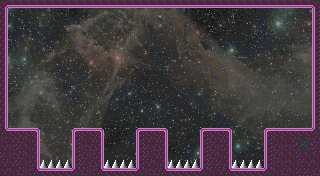

The image is a tile-based game level rendered from a .tmx file. Its description and complete source (layers, tilesets, objects, tile grids) follow:
An orthogonal 40x22 tile map with 8x8 px tiles, 1 tile layer (Player), 1 image layer and 32 objects.

<map version="1.8" tiledversion="1.8.0" orientation="orthogonal" renderorder="right-down" width="40" height="22" tilewidth="8" tileheight="8" infinite="0" backgroundcolor="#241f31" nextlayerid="4" nextobjectid="35">
 <tileset firstgid="1" source="../../purple.tsx" />
 <imagelayer id="3" name="Background">
  <image source="../../space2.png" width="320" height="176" />
 </imagelayer>
 <layer id="1" name="Player" width="40" height="22">
  <properties>
   <property name="player" type="bool" value="true" />
  </properties>
  <data encoding="csv">
37,34,34,34,34,34,34,34,34,34,34,34,34,34,34,34,34,34,34,34,34,34,34,34,34,34,34,34,34,34,34,34,34,34,34,34,34,34,34,38,
19,0,0,0,0,0,0,0,0,0,0,0,0,0,0,0,0,0,0,0,0,0,0,0,0,0,0,0,0,0,0,0,0,0,0,0,0,0,0,17,
19,0,0,0,0,0,0,0,0,0,0,0,0,0,0,0,0,0,0,0,0,0,0,0,0,0,0,0,0,0,0,0,0,0,0,0,0,0,0,17,
19,0,0,0,0,0,0,0,0,0,0,0,0,0,0,0,0,0,0,0,0,0,0,0,0,0,0,0,0,0,0,0,0,0,0,0,0,0,0,17,
19,0,0,0,0,0,0,0,0,0,0,0,0,0,0,0,0,0,0,0,0,0,0,0,0,0,0,0,0,0,0,0,0,0,0,0,0,0,0,17,
19,0,0,0,0,0,0,0,0,0,0,0,0,0,0,0,0,0,0,0,0,0,0,0,0,0,0,0,0,0,0,0,0,0,0,0,0,0,0,17,
19,0,0,0,0,0,0,0,0,0,0,0,0,0,0,0,0,0,0,0,0,0,0,0,0,0,0,0,0,0,0,0,0,0,0,0,0,0,0,17,
19,0,0,0,0,0,0,0,0,0,0,0,0,0,0,0,0,0,0,0,0,0,0,0,0,0,0,0,0,0,0,0,0,0,0,0,0,0,0,17,
19,0,0,0,0,0,0,0,0,0,0,0,0,0,0,0,0,0,0,0,0,0,0,0,0,0,0,0,0,0,0,0,0,0,0,0,0,0,0,17,
19,0,0,0,0,0,0,0,0,0,0,0,0,0,0,0,0,0,0,0,0,0,0,0,0,0,0,0,0,0,0,0,0,0,0,0,0,0,0,17,
19,0,0,0,0,0,0,0,0,0,0,0,0,0,0,0,0,0,0,0,0,0,0,0,0,0,0,0,0,0,0,0,0,0,0,0,0,0,0,17,
19,0,0,0,0,0,0,0,0,0,0,0,0,0,0,0,0,0,0,0,0,0,0,0,0,0,0,0,0,0,0,0,0,0,0,0,0,0,0,17,
19,0,0,0,0,0,0,0,0,0,0,0,0,0,0,0,0,0,0,0,0,0,0,0,0,0,0,0,0,0,0,0,0,0,0,0,0,0,0,17,
19,0,0,0,0,0,0,0,0,0,0,0,0,0,0,0,0,0,0,0,0,0,0,0,0,0,0,0,0,0,0,0,0,0,0,0,0,0,0,17,
19,0,0,0,0,0,0,0,0,0,0,0,0,0,0,0,0,0,0,0,0,0,0,0,0,0,0,0,0,0,0,0,0,0,0,0,0,0,0,17,
19,0,0,0,0,0,0,0,0,0,0,0,0,0,0,0,0,0,0,0,0,0,0,0,0,0,0,0,0,0,0,0,0,0,0,0,0,0,0,17,
53,2,2,2,3,0,0,0,0,1,2,2,3,0,0,0,0,1,2,2,3,0,0,0,0,1,2,2,3,0,0,0,0,1,2,2,2,2,2,54,
18,5,21,22,19,0,0,0,0,17,22,5,19,0,0,0,0,17,5,5,19,0,0,0,0,17,21,5,19,0,0,0,0,17,22,22,5,45,46,21,
5,18,6,22,19,0,0,0,0,17,18,21,19,0,0,0,0,17,6,21,19,0,0,0,0,17,21,18,19,0,0,0,0,17,21,18,18,61,62,6,
6,18,21,22,19,0,0,0,0,17,21,18,19,0,0,0,0,17,6,5,19,0,0,0,0,17,21,22,19,0,0,0,0,17,21,22,22,6,22,22,
5,5,6,18,19,131,131,131,131,17,6,21,19,131,131,131,131,17,5,22,19,131,131,131,131,17,6,6,19,131,131,131,131,17,18,18,22,18,5,22,
5,22,21,18,53,2,2,2,2,54,21,18,53,2,2,2,2,54,18,21,53,2,2,2,2,54,22,5,53,2,2,2,2,54,22,21,22,6,6,21
</data>
 </layer>
 <objectgroup id="2" name="Objects">
  <object id="1" gid="129" x="40" y="136" width="8" height="8" />
  <object id="2" gid="129" x="48" y="136" width="8" height="8" />
  <object id="3" gid="129" x="56" y="136" width="8" height="8" />
  <object id="4" gid="129" x="64" y="136" width="8" height="8" />
  <object id="5" gid="129" x="104" y="136" width="8" height="8" />
  <object id="6" gid="129" x="112" y="136" width="8" height="8" />
  <object id="7" gid="129" x="120" y="136" width="8" height="8" />
  <object id="8" gid="129" x="128" y="136" width="8" height="8" />
  <object id="9" gid="129" x="168" y="136" width="8" height="8" />
  <object id="10" gid="129" x="176" y="136" width="8" height="8" />
  <object id="11" gid="129" x="184" y="136" width="8" height="8" />
  <object id="12" gid="129" x="192" y="136" width="8" height="8" />
  <object id="13" gid="129" x="232" y="136" width="8" height="8" />
  <object id="14" gid="129" x="240" y="136" width="8" height="8" />
  <object id="15" gid="129" x="248" y="136" width="8" height="8" />
  <object id="16" gid="129" x="256" y="136" width="8" height="8" />
  <object id="17" gid="193" x="272" y="104" width="8" height="8">
   <properties>
    <property name="destination" value="assets/levels/EXPRMNTL/DOORS.TMX" />
   </properties>
  </object>
  <object id="18" gid="194" x="280" y="104" width="8" height="8" />
  <object id="19" gid="195" x="288" y="104" width="8" height="8" />
  <object id="20" gid="196" x="296" y="104" width="8" height="8" />
  <object id="22" gid="210" x="280" y="112" width="8" height="8" />
  <object id="23" gid="211" x="288" y="112" width="8" height="8" />
  <object id="24" gid="212" x="296" y="112" width="8" height="8" />
  <object id="25" gid="225" x="272" y="120" width="8" height="8" />
  <object id="27" gid="241" x="272" y="128" width="8" height="8" />
  <object id="28" gid="226" x="280" y="120" width="8" height="8" />
  <object id="29" gid="242" x="280" y="128" width="8" height="8" />
  <object id="30" gid="227" x="288" y="120" width="8" height="8" />
  <object id="31" gid="243" x="288" y="128" width="8" height="8" />
  <object id="32" gid="228" x="296" y="120" width="8" height="8" />
  <object id="33" gid="244" x="296" y="128" width="8" height="8" />
  <object id="34" gid="209" x="272" y="112" width="8" height="8" />
 </objectgroup>
</map>
